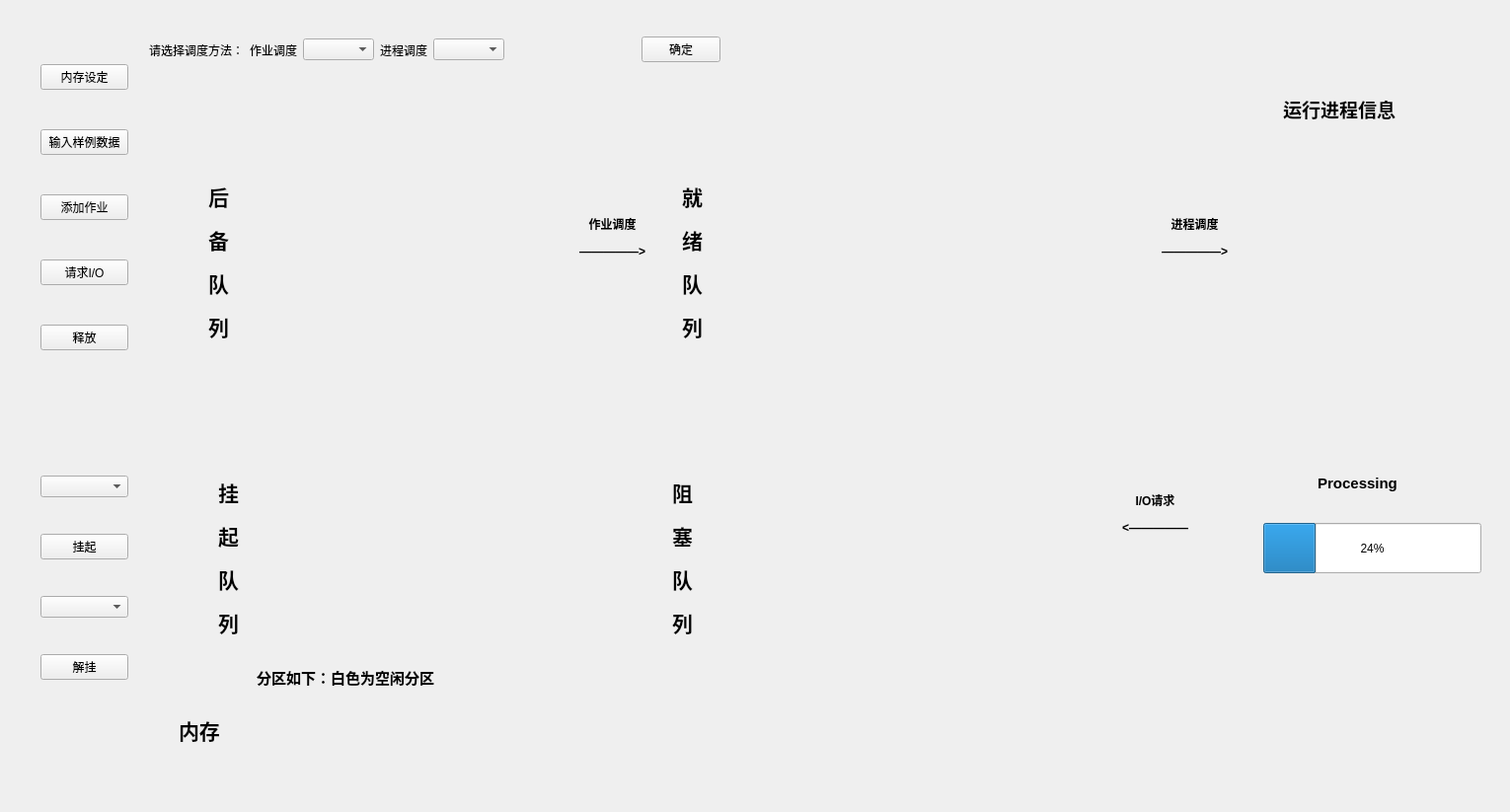
<?xml version="1.0" encoding="UTF-8"?>
<ui version="4.0">
 <class>Widget</class>
 <widget class="QWidget" name="Widget">
  <property name="geometry">
   <rect>
    <x>0</x>
    <y>0</y>
    <width>1530</width>
    <height>823</height>
   </rect>
  </property>
  <property name="windowTitle">
   <string>Widget</string>
  </property>
  <widget class="QWidget" name="verticalLayoutWidget">
   <property name="geometry">
    <rect>
     <x>30</x>
     <y>20</y>
     <width>111</width>
     <height>381</height>
    </rect>
   </property>
   <layout class="QVBoxLayout" name="verticalLayout">
    <item>
     <widget class="QPushButton" name="pushButton_2">
      <property name="text">
       <string>内存设定</string>
      </property>
     </widget>
    </item>
    <item>
     <widget class="QPushButton" name="pushButton_8">
      <property name="text">
       <string>输入样例数据</string>
      </property>
     </widget>
    </item>
    <item>
     <widget class="QPushButton" name="pushButton_5">
      <property name="text">
       <string>添加作业</string>
      </property>
     </widget>
    </item>
    <item>
     <widget class="QPushButton" name="pushButton_6">
      <property name="text">
       <string>请求I/O</string>
      </property>
     </widget>
    </item>
    <item>
     <widget class="QPushButton" name="pushButton_7">
      <property name="text">
       <string>释放</string>
      </property>
     </widget>
    </item>
   </layout>
  </widget>
  <widget class="QWidget" name="horizontalLayoutWidget">
   <property name="geometry">
    <rect>
     <x>140</x>
     <y>20</y>
     <width>601</width>
     <height>61</height>
    </rect>
   </property>
   <layout class="QHBoxLayout" name="horizontalLayout">
    <item>
     <widget class="QLabel" name="label">
      <property name="text">
       <string>请选择调度方法：</string>
      </property>
     </widget>
    </item>
    <item>
     <widget class="QLabel" name="label_2">
      <property name="text">
       <string>作业调度</string>
      </property>
     </widget>
    </item>
    <item>
     <widget class="QComboBox" name="comboBox"/>
    </item>
    <item>
     <widget class="QLabel" name="label_3">
      <property name="text">
       <string>进程调度</string>
      </property>
     </widget>
    </item>
    <item>
     <widget class="QComboBox" name="comboBox_2"/>
    </item>
    <item>
     <spacer name="horizontalSpacer">
      <property name="orientation">
       <enum>Qt::Horizontal</enum>
      </property>
      <property name="sizeHint" stdset="0">
       <size>
        <width>40</width>
        <height>20</height>
       </size>
      </property>
     </spacer>
    </item>
    <item>
     <widget class="QPushButton" name="pushButton">
      <property name="text">
       <string>确定</string>
      </property>
     </widget>
    </item>
   </layout>
  </widget>
  <widget class="QWidget" name="verticalLayoutWidget_2">
   <property name="geometry">
    <rect>
     <x>250</x>
     <y>110</y>
     <width>311</width>
     <height>331</height>
    </rect>
   </property>
   <layout class="QVBoxLayout" name="verticalLayout_2"/>
  </widget>
  <widget class="QWidget" name="verticalLayoutWidget_3">
   <property name="geometry">
    <rect>
     <x>720</x>
     <y>110</y>
     <width>391</width>
     <height>331</height>
    </rect>
   </property>
   <layout class="QVBoxLayout" name="verticalLayout_3"/>
  </widget>
  <widget class="QWidget" name="verticalLayoutWidget_5">
   <property name="geometry">
    <rect>
     <x>250</x>
     <y>480</y>
     <width>261</width>
     <height>171</height>
    </rect>
   </property>
   <layout class="QVBoxLayout" name="verticalLayout_5"/>
  </widget>
  <widget class="QWidget" name="verticalLayoutWidget_6">
   <property name="geometry">
    <rect>
     <x>720</x>
     <y>480</y>
     <width>391</width>
     <height>171</height>
    </rect>
   </property>
   <layout class="QVBoxLayout" name="verticalLayout_6"/>
  </widget>
  <widget class="QProgressBar" name="progressBar">
   <property name="geometry">
    <rect>
     <x>1280</x>
     <y>530</y>
     <width>221</width>
     <height>51</height>
    </rect>
   </property>
   <property name="value">
    <number>24</number>
   </property>
  </widget>
  <widget class="QLabel" name="label_4">
   <property name="geometry">
    <rect>
     <x>1280</x>
     <y>480</y>
     <width>191</width>
     <height>21</height>
    </rect>
   </property>
   <property name="text">
    <string>&lt;html&gt;&lt;head/&gt;&lt;body&gt;&lt;p align=&quot;center&quot;&gt;&lt;span style=&quot; font-size:11pt; font-weight:600;&quot;&gt;Processing&lt;/span&gt;&lt;/p&gt;&lt;/body&gt;&lt;/html&gt;</string>
   </property>
  </widget>
  <widget class="QLabel" name="label_5">
   <property name="geometry">
    <rect>
     <x>160</x>
     <y>180</y>
     <width>72</width>
     <height>171</height>
    </rect>
   </property>
   <property name="text">
    <string>&lt;html&gt;&lt;head/&gt;&lt;body&gt;&lt;p align=&quot;right&quot;&gt;&lt;span style=&quot; font-size:16pt; font-weight:600;&quot;&gt;后&lt;/span&gt;&lt;/p&gt;&lt;p align=&quot;right&quot;&gt;&lt;span style=&quot; font-size:16pt; font-weight:600;&quot;&gt;备&lt;/span&gt;&lt;/p&gt;&lt;p align=&quot;right&quot;&gt;&lt;span style=&quot; font-size:16pt; font-weight:600;&quot;&gt;队&lt;/span&gt;&lt;/p&gt;&lt;p align=&quot;right&quot;&gt;&lt;span style=&quot; font-size:16pt; font-weight:600;&quot;&gt;列&lt;/span&gt;&lt;/p&gt;&lt;/body&gt;&lt;/html&gt;</string>
   </property>
  </widget>
  <widget class="QLabel" name="label_6">
   <property name="geometry">
    <rect>
     <x>640</x>
     <y>180</y>
     <width>72</width>
     <height>171</height>
    </rect>
   </property>
   <property name="text">
    <string>&lt;html&gt;&lt;head/&gt;&lt;body&gt;&lt;p align=&quot;right&quot;&gt;&lt;span style=&quot; font-size:16pt; font-weight:600;&quot;&gt;就&lt;/span&gt;&lt;/p&gt;&lt;p align=&quot;right&quot;&gt;&lt;span style=&quot; font-size:16pt; font-weight:600;&quot;&gt;绪&lt;/span&gt;&lt;/p&gt;&lt;p align=&quot;right&quot;&gt;&lt;span style=&quot; font-size:16pt; font-weight:600;&quot;&gt;队&lt;/span&gt;&lt;/p&gt;&lt;p align=&quot;right&quot;&gt;&lt;span style=&quot; font-size:16pt; font-weight:600;&quot;&gt;列&lt;/span&gt;&lt;/p&gt;&lt;/body&gt;&lt;/html&gt;</string>
   </property>
  </widget>
  <widget class="QWidget" name="verticalLayoutWidget_4">
   <property name="geometry">
    <rect>
     <x>1280</x>
     <y>150</y>
     <width>191</width>
     <height>301</height>
    </rect>
   </property>
   <layout class="QVBoxLayout" name="verticalLayout_4"/>
  </widget>
  <widget class="QLabel" name="label_7">
   <property name="geometry">
    <rect>
     <x>1300</x>
     <y>90</y>
     <width>151</width>
     <height>41</height>
    </rect>
   </property>
   <property name="text">
    <string>&lt;html&gt;&lt;head/&gt;&lt;body&gt;&lt;p&gt;&lt;span style=&quot; font-size:14pt; font-weight:600;&quot;&gt;运行进程信息&lt;/span&gt;&lt;/p&gt;&lt;/body&gt;&lt;/html&gt;</string>
   </property>
  </widget>
  <widget class="QLabel" name="label_8">
   <property name="geometry">
    <rect>
     <x>630</x>
     <y>480</y>
     <width>72</width>
     <height>171</height>
    </rect>
   </property>
   <property name="text">
    <string>&lt;html&gt;&lt;head/&gt;&lt;body&gt;&lt;p align=&quot;right&quot;&gt;&lt;span style=&quot; font-size:16pt; font-weight:600;&quot;&gt;阻&lt;/span&gt;&lt;/p&gt;&lt;p align=&quot;right&quot;&gt;&lt;span style=&quot; font-size:16pt; font-weight:600;&quot;&gt;塞&lt;/span&gt;&lt;/p&gt;&lt;p align=&quot;right&quot;&gt;&lt;span style=&quot; font-size:16pt; font-weight:600;&quot;&gt;队&lt;/span&gt;&lt;/p&gt;&lt;p align=&quot;right&quot;&gt;&lt;span style=&quot; font-size:16pt; font-weight:600;&quot;&gt;列&lt;/span&gt;&lt;/p&gt;&lt;/body&gt;&lt;/html&gt;</string>
   </property>
  </widget>
  <widget class="QLabel" name="label_9">
   <property name="geometry">
    <rect>
     <x>170</x>
     <y>480</y>
     <width>72</width>
     <height>171</height>
    </rect>
   </property>
   <property name="text">
    <string>&lt;html&gt;&lt;head/&gt;&lt;body&gt;&lt;p align=&quot;right&quot;&gt;&lt;span style=&quot; font-size:16pt; font-weight:600;&quot;&gt;挂&lt;/span&gt;&lt;/p&gt;&lt;p align=&quot;right&quot;&gt;&lt;span style=&quot; font-size:16pt; font-weight:600;&quot;&gt;起&lt;/span&gt;&lt;/p&gt;&lt;p align=&quot;right&quot;&gt;&lt;span style=&quot; font-size:16pt; font-weight:600;&quot;&gt;队&lt;/span&gt;&lt;/p&gt;&lt;p align=&quot;right&quot;&gt;&lt;span style=&quot; font-size:16pt; font-weight:600;&quot;&gt;列&lt;/span&gt;&lt;/p&gt;&lt;/body&gt;&lt;/html&gt;</string>
   </property>
  </widget>
  <widget class="QLabel" name="label_11">
   <property name="geometry">
    <rect>
     <x>560</x>
     <y>210</y>
     <width>121</width>
     <height>61</height>
    </rect>
   </property>
   <property name="text">
    <string>&lt;html&gt;&lt;head/&gt;&lt;body&gt;&lt;p align=&quot;center&quot;&gt;&lt;span style=&quot; font-weight:600;&quot;&gt;作业调度&lt;/span&gt;&lt;/p&gt;&lt;p align=&quot;center&quot;&gt;&lt;span style=&quot; font-weight:600;&quot;&gt;—————&amp;gt;&lt;/span&gt;&lt;/p&gt;&lt;/body&gt;&lt;/html&gt;</string>
   </property>
  </widget>
  <widget class="QLabel" name="label_12">
   <property name="geometry">
    <rect>
     <x>1150</x>
     <y>210</y>
     <width>121</width>
     <height>61</height>
    </rect>
   </property>
   <property name="text">
    <string>&lt;html&gt;&lt;head/&gt;&lt;body&gt;&lt;p align=&quot;center&quot;&gt;&lt;span style=&quot; font-weight:600;&quot;&gt;进程调度&lt;/span&gt;&lt;/p&gt;&lt;p align=&quot;center&quot;&gt;&lt;span style=&quot; font-weight:600;&quot;&gt;—————&amp;gt;&lt;/span&gt;&lt;/p&gt;&lt;/body&gt;&lt;/html&gt;</string>
   </property>
  </widget>
  <widget class="QLabel" name="label_10">
   <property name="geometry">
    <rect>
     <x>181</x>
     <y>690</y>
     <width>61</width>
     <height>101</height>
    </rect>
   </property>
   <property name="text">
    <string>&lt;html&gt;&lt;head/&gt;&lt;body&gt;&lt;p&gt;&lt;span style=&quot; font-size:16pt; font-weight:600;&quot;&gt;内存&lt;/span&gt;&lt;/p&gt;&lt;/body&gt;&lt;/html&gt;</string>
   </property>
  </widget>
  <widget class="QLabel" name="label_13">
   <property name="geometry">
    <rect>
     <x>1110</x>
     <y>490</y>
     <width>121</width>
     <height>61</height>
    </rect>
   </property>
   <property name="text">
    <string>&lt;html&gt;&lt;head/&gt;&lt;body&gt;&lt;p align=&quot;center&quot;&gt;&lt;span style=&quot; font-weight:600;&quot;&gt;I/O请求&lt;/span&gt;&lt;/p&gt;&lt;p align=&quot;center&quot;&gt;&lt;span style=&quot; font-weight:600;&quot;&gt;&amp;lt;—————&lt;/span&gt;&lt;/p&gt;&lt;/body&gt;&lt;/html&gt;</string>
   </property>
  </widget>
  <widget class="QLabel" name="label_14">
   <property name="geometry">
    <rect>
     <x>260</x>
     <y>675</y>
     <width>321</width>
     <height>21</height>
    </rect>
   </property>
   <property name="text">
    <string>&lt;html&gt;&lt;head/&gt;&lt;body&gt;&lt;p&gt;&lt;span style=&quot; font-size:11pt; font-weight:600;&quot;&gt;分区如下：白色为空闲分区&lt;/span&gt;&lt;/p&gt;&lt;/body&gt;&lt;/html&gt;</string>
   </property>
  </widget>
  <widget class="QWidget" name="verticalLayoutWidget_7">
   <property name="geometry">
    <rect>
     <x>30</x>
     <y>440</y>
     <width>111</width>
     <height>291</height>
    </rect>
   </property>
   <layout class="QVBoxLayout" name="verticalLayout_7">
    <item>
     <widget class="QComboBox" name="comboBox_3"/>
    </item>
    <item>
     <widget class="QPushButton" name="pushButton_4">
      <property name="text">
       <string>挂起</string>
      </property>
     </widget>
    </item>
    <item>
     <widget class="QComboBox" name="comboBox_4"/>
    </item>
    <item>
     <widget class="QPushButton" name="pushButton_3">
      <property name="text">
       <string>解挂</string>
      </property>
     </widget>
    </item>
   </layout>
  </widget>
 </widget>
 <layoutdefault spacing="6" margin="11"/>
 <resources/>
 <connections/>
</ui>
